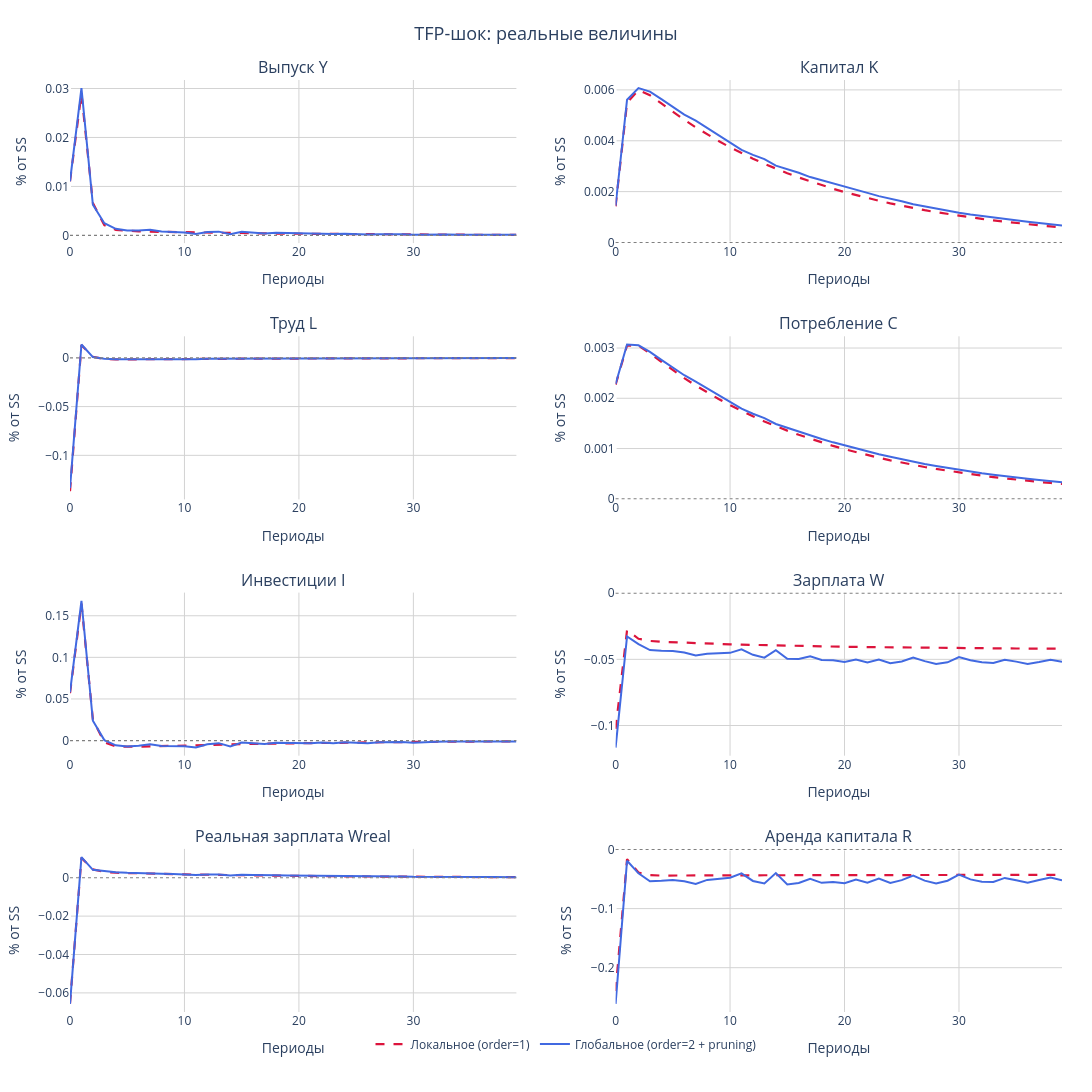
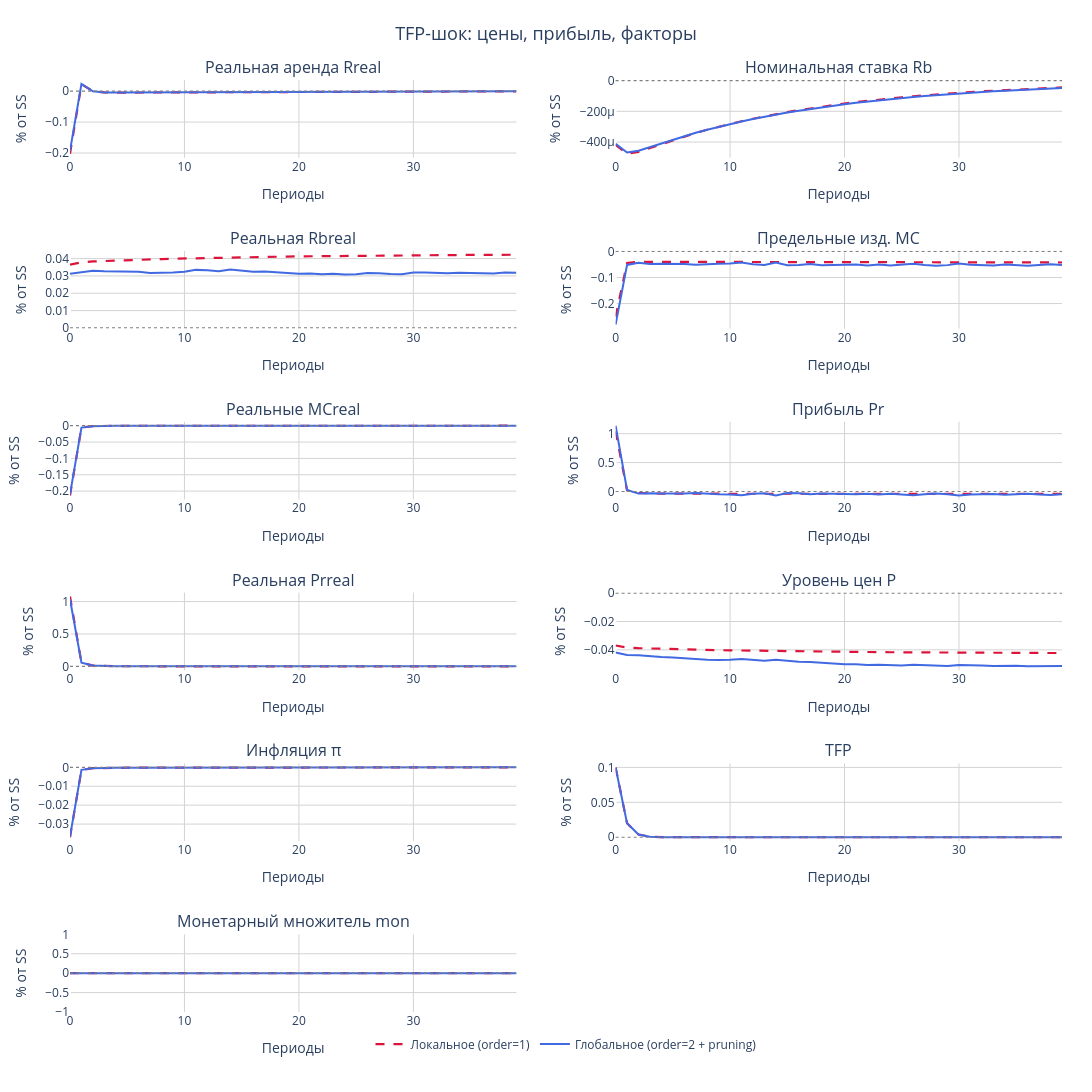

These figures' notebook cell, in order:
### Markdown cell above
## TFP-шок: сравнение локального и глобального решений

Для контроля — те же графики, но на технологический шок. При sig_tfp = 0.001 (очень маленький шок) расхождение между order=1 и order=2 минимально.

### Code cell
fig_tfp = plot_compare_orders(
    irfs_lin, irfs_glob,
    shock='tfp_shock',
    ss=SS,
    shock_label='TFP-шок',
    save_path_template=IMG_DIR / 'compare_orders_tfp.png',
)
